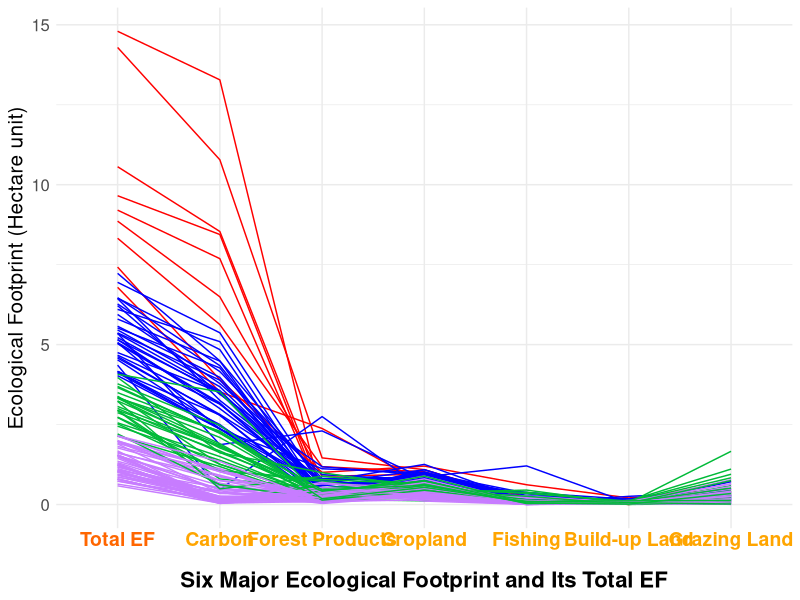
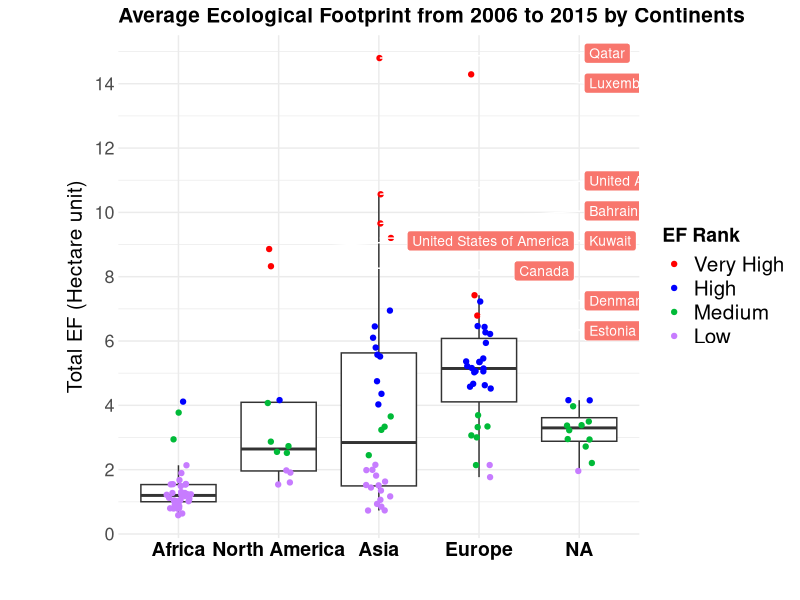
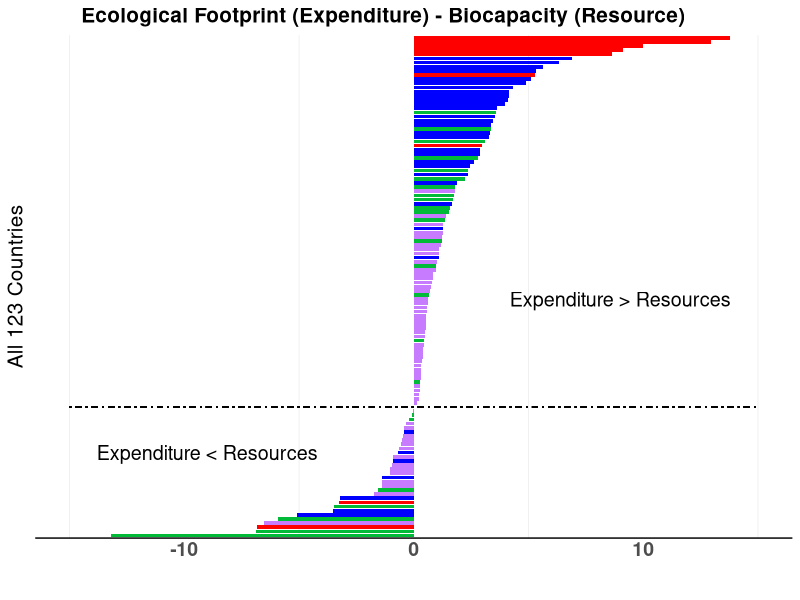
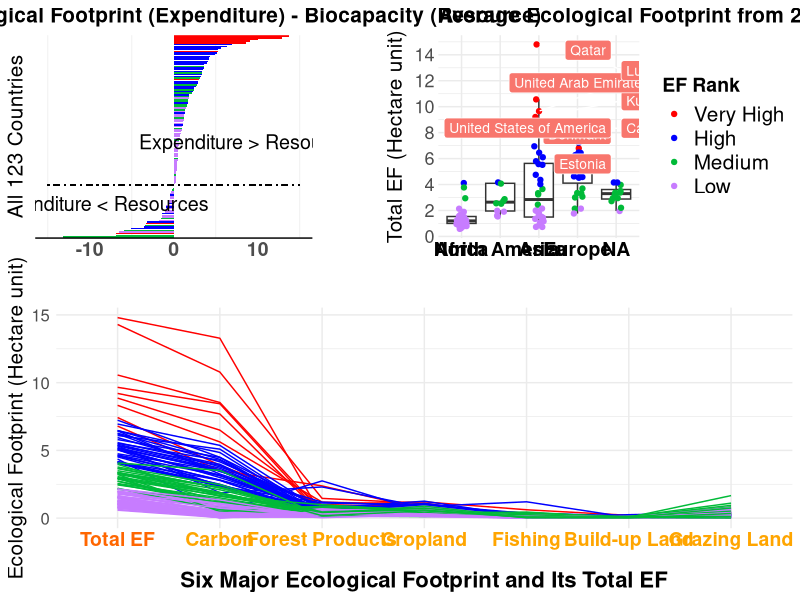

Write the R code that produced these figures, in order.
## ---- chunk 1
library(ggplot2)
library(GGally)
library(gridExtra)
library(ggrepel)
library(here)

#Import data
total <- read.csv(here("Data","Ecological_footprint.csv"), header = T) 

#Rule out Oceania since there are only 2 countries
total <- subset(total,Continent!="Oceania")

#Ensure they are in factor type and rename them
total$Continent <-factor(total$Continent)
total$Continent <- factor(total$Continent, levels = c("Africa","Latin America","North America","Asia", "Europe"))

total$EF_Rank <- factor(total$EF_Rank, levels = c("Very High", "High", "Medium", "Low"))
total$EF_rank <- factor(total$EF_rank, levels = c("Very High", "High", "Medium & Low"))

#Create a difference
total$Diff2015 <- total$Total_EF - total$BC2015
## ---- chunk 2

p3<-ggparcoord(total[order(total$EF_rank),], columns = c(21,14,17,15,16,13,18), groupColumn = "EF_Rank",scale = "globalminmax") + 
  theme_minimal()  +  
  labs(x = "Six Major Ecological Footprint and Its Total EF", y = "Ecological Footprint (Hectare unit)")+
  scale_color_manual(values=c("red", "blue", "#00BA38","#C77CFF")) +
  theme(legend.position="none")+
  theme(axis.title.x = element_text(size=16,color="black",face="bold"),
        legend.text=element_text(size=14),
        axis.title.y = element_text(size=15),
        axis.text.y = element_text(size=12),
        plot.caption =element_text(size=14,colour = "black", hjust = 0),
        axis.text.x = element_text(size= 14,face="bold",colour = c("#FF6600","orange","orange","orange","orange","orange","orange"),margin = margin(t = 0, r = 5, b = 12, l = 0)))+
  scale_x_discrete(labels=c("Total_EF" = "Total EF", "Carbon" = "Carbon",
                            "Forest_Products" = "Forest Products", "Cropland"="Cropland","Fishing"="Fishing","Built_up_Land"="Build-up Land","Grazing_Land"="Grazing Land"))

p3

## ---- chunk 3
p2 <- ggplot(total,aes(y=Total_EF,x=Continent))  + 
  geom_boxplot(outlier.shape = NA) + 
  geom_jitter(aes(col=EF_Rank),width=0.13,size=1.5)  + 
  labs(col="EF Rank",subtitle = "Average Ecological Footprint from 2006 to 2015 by Continents", y="Total EF (Hectare unit)") + 
  scale_y_continuous(breaks = c(0,2,4,6,8,10,12,14,16)) +  scale_color_brewer(palette="Set1") + theme_minimal() +
  scale_color_manual(values=c("red", "blue", "#00BA38","#C77CFF")) +
  theme(axis.title.x= element_blank(),
        axis.text.x = element_text(size= 14,face="bold",color="black",margin = unit(c(0,0, 0.8, 0), "cm")),
        axis.text.y = element_text(size=13,margin = unit(c(0,0, 0, 2), "mm")),
        axis.title.y= element_text(size= 15,margin = unit(c(0,0, 0, 1.5), "cm")),
        plot.subtitle =element_text(size=15, face="bold",colour = "black", hjust = 0),
        legend.text=element_text(size=15),
        legend.title = element_text(size=14,face="bold")) +
  geom_label_repel( data = subset(total, EF_Rank=="Very High"),aes(label = Country.Name,
                                                                   fill = "purple"), color = 'white',
                    size = 3.5, show.legend = F)+
  scale_x_discrete(labels=c("Latin America" = "Latin"))

p2

## ---- chunk 4
p1<-ggplot(subset(total,abs(Diff2015)<20), aes(y=Diff2015,x=reorder(Country.Name,Diff2015),fill=EF_Rank)) + 
  labs(x="All 123 Countries",subtitle="Ecological Footprint (Expenditure) - Biocapacity (Resource)")+ 
  geom_bar(stat="identity",show.legend = FALSE) + theme_minimal() + coord_flip() +
  scale_fill_manual(values=c("red", "blue", "#00BA38","#C77CFF")) +
  theme(axis.text.y= element_blank(),
        axis.text.x = element_text(size= 14,face="bold",margin = unit(c(0,0, 0.8, 0), "cm")),
        axis.title.y= element_text(size= 15),
        axis.ticks.y= element_blank(),
        axis.line.y = element_blank(),
        axis.title.x= element_blank(),
        plot.subtitle = element_text(size=15, face="bold",hjust=0.3),
        panel.border = element_blank(), panel.grid.major = element_blank(), axis.line = element_line(colour = "black"))+
  annotate("text",x="Bhutan",y=-9,label="Expenditure < Resources",size=5) +
  annotate("text",x="India",y=9,label="Expenditure > Resources",size=5) +
  geom_segment(aes(x = "Mali", y = -15, xend = "Mali", yend = 15),linetype=4)


p1

## ---- chunk 5
grid.arrange(arrangeGrob(p1,p2,ncol=2,widths=c(1,1.5)),
             p3,nrow=2)
